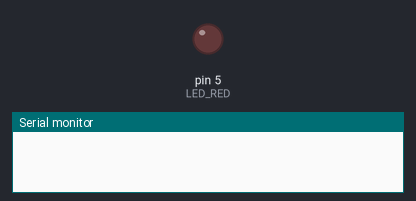
The sketch below on a simulated Arduino Uno, built with avr-gcc and run on an emulated ATmega328P. On the bench: output pins drawn as LEDs (lit = HIGH), the last lines printed to the serial monitor. Dashed ring = blinking.

Above: at 0.5 s.
At 2.2 s:
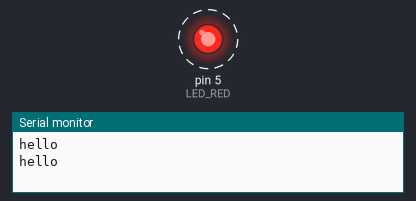
Timing chart, 0 to 3.0 s (numbered marks = the images above):
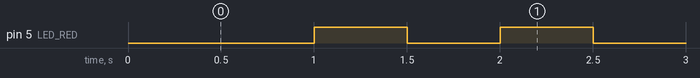

Measured:
- by itself, pin 5 (LED_RED): alternates HIGH for 0.50 s and LOW for 0.50 s

The sketch:

2_12_4.ino
```cpp
#define LED_RED 5

unsigned long currTime = 0;
unsigned long prevTime = 0;

unsigned long currTime1 = 0;
unsigned long prevTime1 = 0;
int ledState = 0;

void setup() {
  Serial.begin(9600);
  pinMode(LED_RED,OUTPUT);
}

void loop() {
  currTime = millis();
  if(currTime - prevTime >= 1000)
  {
    prevTime = currTime;
    Serial.println("hello");
  }

  currTime1 = millis();
  if(currTime1 - prevTime1 >= 500)
  {
    prevTime1 = currTime1;
    digitalWrite(LED_RED,ledState);
    ledState = !ledState;
  }

}
//2_12_4.ino
```
